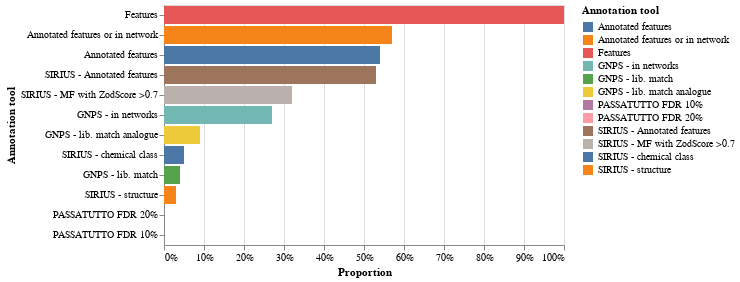

Source (notebook cell):
### Code cell
make_barchart(get_stats_annotation.final_table) # Absolute count
make_barchart_rel(get_stats_annotation.final_table_rel)

### Figure 1 — Vega-Lite specification as saved in the notebook (floating-point values rounded to 4 significant figures)
{"config": {"view": {"continuousWidth": 400, "continuousHeight": 300}}, "data": {"name": "data-0a8e8491c440f5b7dd18c04789b9b700"}, "mark": "bar", "encoding": {"color": {"type": "nominal", "field": "Annotation tool"}, "x": {"type": "quantitative", "axis": {"format": ".0%"}, "field": "Count", "stack": "zero", "title": "Proportion"}, "y": {"type": "nominal", "field": "Annotation tool", "sort": "-x"}}, "$schema": "https://vega.github.io/schema/vega-lite/v4.8.1.json", "datasets": {"data-0a8e8491c440f5b7dd18c04789b9b700": [{"Annotation tool": "Features", "Count": 1.0}, {"Annotation tool": "GNPS - in networks", "Count": 0.27}, {"Annotation tool": "GNPS - lib. match", "Count": 0.04}, {"Annotation tool": "GNPS - lib. match analogue", "Count": 0.09}, {"Annotation tool": "PASSATUTTO FDR 20%", "Count": 0.0}, {"Annotation tool": "PASSATUTTO FDR 10%", "Count": 0.0}, {"Annotation tool": "SIRIUS - Annotated features", "Count": 0.53}, {"Annotation tool": "SIRIUS - MF with ZodScore >0.7", "Count": 0.32}, {"Annotation tool": "SIRIUS - structure", "Count": 0.03}, {"Annotation tool": "SIRIUS - chemical class", "Count": 0.05}, {"Annotation tool": "Annotated features", "Count": 0.54}, {"Annotation tool": "Annotated features or in network", "Count": 0.57}]}}
